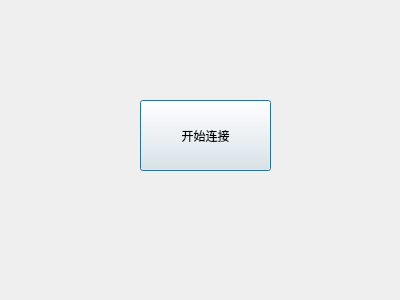
<?xml version="1.0" encoding="UTF-8"?>
<ui version="4.0">
 <class>Dialog</class>
 <widget class="QDialog" name="Dialog">
  <property name="geometry">
   <rect>
    <x>0</x>
    <y>0</y>
    <width>400</width>
    <height>300</height>
   </rect>
  </property>
  <property name="windowTitle">
   <string>Dialog</string>
  </property>
  <widget class="QPushButton" name="pushButton">
   <property name="geometry">
    <rect>
     <x>140</x>
     <y>100</y>
     <width>131</width>
     <height>71</height>
    </rect>
   </property>
   <property name="text">
    <string>开始连接</string>
   </property>
  </widget>
 </widget>
 <resources/>
 <connections/>
</ui>
